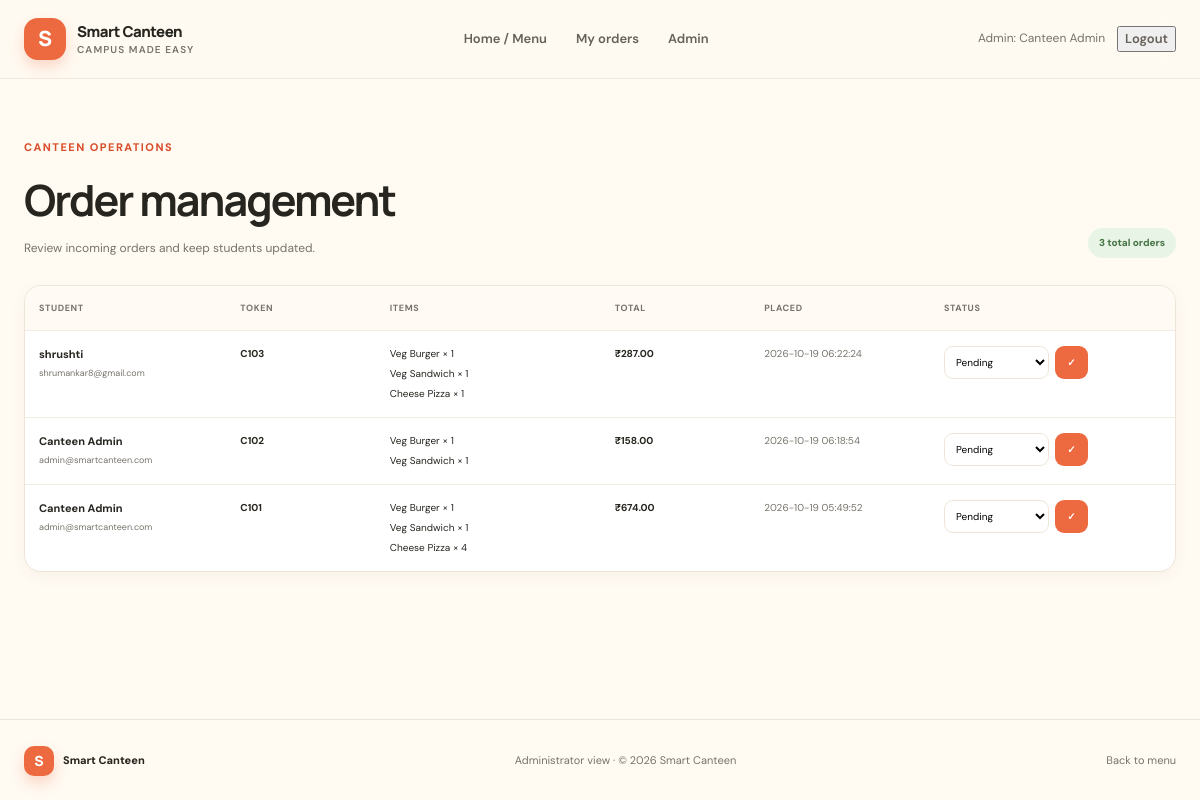
The page /admin (signed in) on the database its author committed.
### tables this page shows
CREATE TABLE users (
                id INTEGER PRIMARY KEY AUTOINCREMENT,
                name TEXT NOT NULL,
                email TEXT NOT NULL UNIQUE,
                password TEXT NOT NULL,
                role TEXT NOT NULL DEFAULT 'student'
                    CHECK (role IN ('student', 'admin'))
            );

CREATE TABLE orders (
                id INTEGER PRIMARY KEY AUTOINCREMENT,
                user_id INTEGER NOT NULL,
                total REAL NOT NULL CHECK (total >= 0),
                token TEXT UNIQUE,
                status TEXT NOT NULL DEFAULT 'Pending'
                    CHECK (status IN ('Pending', 'Preparing', 'Ready', 'Collected')),
                created_at TEXT NOT NULL DEFAULT CURRENT_TIMESTAMP,
                FOREIGN KEY (user_id) REFERENCES users (id)
            );

CREATE TABLE order_items (
                id INTEGER PRIMARY KEY AUTOINCREMENT,
                  order_id INTEGER NOT NULL,
                  food_name TEXT NOT NULL,
                  price REAL NOT NULL CHECK (price >= 0),
                  quantity INTEGER NOT NULL CHECK (quantity > 0),
                  FOREIGN KEY (order_id) REFERENCES orders (id) ON DELETE CASCADE
            );

### app.py (the view)
@app.route("/admin")
@admin_required
def admin():
    all_orders = get_db().execute(
        """
        SELECT orders.id, orders.total, orders.token, orders.status,
                orders.created_at, users.name AS student_name, users.email
        FROM orders JOIN users ON users.id = orders.user_id
        ORDER BY orders.id DESC
        """
    ).fetchall()
    items_by_order = get_order_items([order["id"] for order in all_orders])
    return render_template(
        "admin.html",
        orders=all_orders,
        items_by_order=items_by_order,
        statuses=ORDER_STATUSES,
    )

### app.py (called while the page is built, shortened)
def get_db():
    if "db" not in g:
        connection = sqlite3.connect(app.config["DATABASE"])
        connection.row_factory = sqlite3.Row
        connection.execute("PRAGMA foreign_keys = ON")
        g.db = connection
    return g.db

def login_required(view):
    @wraps(view)
    def wrapped_view(*args, **kwargs):
        return view(*args, **kwargs)
    return wrapped_view

def admin_required(view):
    @wraps(view)
    @login_required
    def wrapped_view(*args, **kwargs):
        if session.get("role") != "admin":
            abort(403)
        return view(*args, **kwargs)
    return wrapped_view

def get_order_items(order_ids):
    if not order_ids:
        return {}
    placeholders = ",".join("?" for _ in order_ids)
    rows = get_db().execute(
        f"""
        SELECT order_id, food_name, price, quantity
        FROM order_items
        WHERE order_id IN ({placeholders})
        ORDER BY id
        """,
        tuple(order_ids),
    ).fetchall()
    grouped = {order_id: [] for order_id in order_ids}
    for row in rows:
        grouped[row["order_id"]].append(row)
    return grouped

### templates/admin.html (shortened to what this page needs)
<!doctype html>
<html lang="en">
  <head>
    <link rel="stylesheet" href="{{ url_for('static', filename='style.css') }}">
  </head>
  <body>
    <header class="site-header">
      <div class="nav-shell">
         <a class="brand" href="{{ url_for('index') }}"><span class="brand-mark">S</span><span class="brand-name">Smart Canteen<small>Campus made easy</small></span></a>
         <nav class="primary-navigation" id="primary-navigation" aria-label="Main navigation"><a href="{{ url_for('index') }}#menu">Home / Menu</a><a href="{{ url_for('orders') }}">My
orders</a><a href="{{ url_for('admin') }}">Admin</a></nav>
         <div class="nav-actions"><span class="nav-user">Admin: {{ session.get('name') }}</span><form action="{{ url_for('logout') }}" method="post"><button class="nav-account nav-
logout" type="submit">Logout</button></form></div>
      </div>
    </header>
    <main class="subpage-main">
      <div class="page-container">
         <div class="account-page-heading">
           <div><span class="eyebrow">Canteen operations</span><h1>Order management</h1><p>Review incoming orders and keep students updated.</p></div>
           <span class="status-badge ready">{{ orders|length }} total order{% if orders|length != 1 %}s{% endif %}</span>
         </div>
         {% if orders %}
           <div class="admin-table-wrap">
             <table class="admin-table">
               <thead>
                 <tr><th>Student</th><th>Token</th><th>Items</th><th>Total</th><th>Placed</th><th>Status</th></tr>
               </thead>
               <tbody>
                 {% for order in orders %}
                   <tr>
                     <td class="admin-student"><strong>{{ order.student_name }}</strong><span>{{ order.email }}</span></td>
                     <td><strong>{{ order.token }}</strong></td>
                     <td><div class="admin-item-list">{% for item in items_by_order[order.id] %}<span>{{ item.food_name }} × {{ item.quantity }}</span>{% endfor %}</div></td>
                     <td><strong>₹{{ "%.2f"|format(order.total) }}</strong></td>
                     <td class="admin-date">{{ order.created_at }}</td>
                     <td>
                        <form class="admin-status-form" action="{{ url_for('update_order_status', order_id=order.id) }}" method="post">
                          <select id="status-{{ order.id }}" name="status">
                            {% for status in statuses %}<option value="{{ status }}" {% if status == order.status %}selected{% endif %}>{{ status }}</option>{% endfor %}
                          </select>
                          <button type="submit" aria-label="Save status for {{ order.token }}">✓</button>
                        </form>
                     </td>
                   </tr>
                 {% endfor %}
               </tbody>
             </table>
          </div>
        {% endif %}
      </div>
    </main>
    <footer class="site-footer"><div class="page-container footer-inner"><a class="footer-brand" href="{{ url_for('index') }}"><span class="brand-mark">S</span> Smart Canteen</a>
<span>Administrator view · © 2026 Smart Canteen</span><a href="{{ url_for('index') }}">Back to menu</a></div></footer>
  </body>
</html>

### rows shown on the page
users: get "Canteen Admin"
orders: student_name "shrushti", email "shrumankar8@gmail.com", token "C103", total "287.00", created_at "2026-10-19 06:22:24", status "Pending"
order_items: food_name "Veg Burger", quantity "1"
order_items: food_name "Veg Sandwich", quantity "1"
order_items: food_name "Cheese Pizza", quantity "1"
orders: student_name "Canteen Admin", email "admin@smartcanteen.com", token "C102", total "158.00", created_at "2026-10-19 06:18:54", status "Pending"
order_items: food_name "Veg Burger", quantity "1"
order_items: food_name "Veg Sandwich", quantity "1"
orders: student_name "Canteen Admin", email "admin@smartcanteen.com", token "C101", total "674.00", created_at "2026-10-19 05:49:52", status "Pending"
order_items: food_name "Veg Burger", quantity "1"
order_items: food_name "Veg Sandwich", quantity "1"
order_items: food_name "Cheese Pizza", quantity "4"

### other values the page prints
{{ orders|length }} "3"
